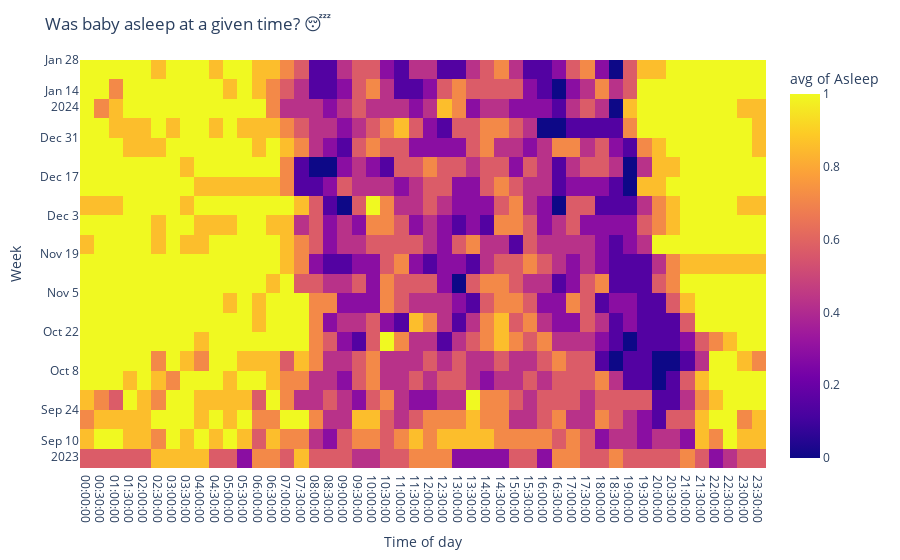

Notebook source saved alongside this figure:
### Code cell
fig = px.density_heatmap(df_sleep_times, x="Time", y="Date", z="Asleep", histfunc="avg", nbinsy=21);
fig.update_layout(title_text='Was baby asleep at a given time? 😴', yaxis_title='Week',
                   xaxis_title='Time of day')
fig.show()

### Figure 1 — Plotly figure (JSON) as saved in the notebook; plotly's stock layout.template omitted (floating-point values rounded to 4 significant figures; data arrays with more than 128 entries replaced by an {"elided": "..."} marker saying what was removed)
{"data": [{"coloraxis": "coloraxis", "histfunc": "avg", "hovertemplate": "Time=%{x}<br>Date=%{y}<br>avg of Asleep=%{z}<extra></extra>", "name": "", "nbinsy": 21, "type": "histogram2d", "x": {"elided": "7056 str values"}, "xaxis": "x", "xbingroup": "x", "y": {"elided": "7056 str values"}, "yaxis": "y", "ybingroup": "y", "z": {"elided": "7056 int values"}}], "layout": {"coloraxis": {"colorbar": {"title": {"text": "avg of Asleep"}}, "colorscale": [[0, "#0d0887"], [0.1111, "#46039f"], [0.2222, "#7201a8"], [0.3333, "#9c179e"], [0.4444, "#bd3786"], [0.5556, "#d8576b"], [0.6667, "#ed7953"], [0.7778, "#fb9f3a"], [0.8889, "#fdca26"], [1, "#f0f921"]]}, "legend": {"tracegroupgap": 0}, "margin": {"t": 60}, "title": {"text": "Was baby asleep at a given time? 😴"}, "xaxis": {"anchor": "y", "domain": [0, 1], "title": {"text": "Time of day"}}, "yaxis": {"anchor": "x", "domain": [0, 1], "title": {"text": "Week"}}}}
